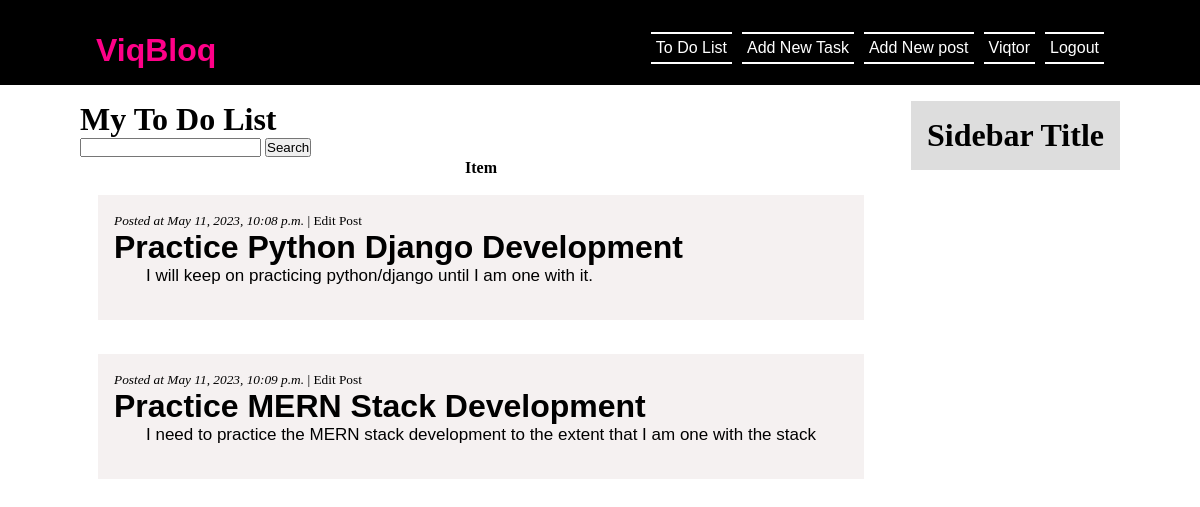
/todo/tasks/ (signed in), run on the app's committed database.
### todo/models.py (models this page shows, shortened)
class Task(models.Model):
    user = models.ForeignKey(User, on_delete=models.CASCADE, null=True, blank=True)
    title = models.CharField(max_length=200)
    description = models.TextField(null=True, blank=True)
    complete = models.BooleanField(default=False)
    created_at = models.DateTimeField(auto_now_add=True, editable=False)
    updated_at = models.DateTimeField(auto_now=True, editable=False)
    class Meta:
        ordering = ['complete']

### todo/views.py (the view)
# urls.py: path('', TaskList.as_view(), name='tasks'),
class TaskList(LoginRequiredMixin, ListView):
    model = Task
    context_object_name = 'tasks'  # customizing the django 'object_list' (now 'tasks') used in the html file
    def get_context_data(self, **kwargs):
        context = super().get_context_data(**kwargs)
        context["tasks"] = context["tasks"].filter(user=self.request.user)
        context["count"] = context["tasks"].filter(complete=False).count()
        search_input = self.request.GET.get('search-area') or ''
        if search_input:
            context['tasks'] = context['tasks'].filter(title__icontains=search_input)
            context['search_input'] = search_input
        return context

### todo/templates/todo/task_list.html (shortened to what this page needs)
{% extends 'base.html' %}
{% block content %}
    <h1>My To Do List</h1>
    <form action="" method="get">
        <input type="text" name="search-area" value="{{search_input}}">
        <input type="submit" value="Search">
    </form>
    <table>
        <tr>
            <th>Item</th>
        </tr>
        {% for task in tasks %}
            <tr>
                <td>
                    <div class="post_entry">
                        <small><em>Posted at {{task.created_at}}</em> | <a style="color: black;" href="task/{{task.pk}}/update">Edit Post</a></small> <br>
                        <h1 class="post_title"><a href="{% url 'task-detail' task.pk %}">{{task.title}}</a></h1>
                        <p class="post_content">{{task.description}}</p><br>
                    </div>
                </td>
            </tr>
        {% empty %}
            <div class="post_entry" style='text-align: center;'>
                <h1 class="post_title" style='font-size: 55px; color: grey;'>There are no posts yet</h1>
                <p>click the 'Add New Post' button above to make a post</p>
            </div>
        {% endfor %}
    </table>
{% endblock content %}

### blog/templates/base.html (shortened to what this page needs)
<!DOCTYPE html>
<html lang="en">
<head>
    {% load static %}
    <link rel="stylesheet" type="text/css" href="{% static "css/styles.css" %}">
</head>
<body>
    <header class="site_header">
        <div class="site_brand">
            <h1><a href="{% url 'home' %}">ViqBloq</a></h1>
            <p>
                {% if request.user.is_authenticated %}
                    <div style='margin-left: 10px;'><a href="{% url 'logout' %}">Logout</a></div>
                    <div style='margin-left: 10px;'><p>{{request.user}}</p></div>
                    <div style='margin-left: 10px;'><a href="{% url 'post-new' %}"> Add New post</a></div>
                    <div style='margin-left: 10px;'><a href="{% url 'task-create' %}"> Add New Task</a></div>
                    <div><a href="{% url 'tasks' %}"> To Do List</a></div>
                {% endif %}
            </p>
        </div>
    </header>
    <div class="content_wrapper">
        <div class="content">
            {% block content %}{% endblock %}
        </div>
        <div class="sidebar">
            <div class="widget">
                <h1 class="widget_title">Sidebar Title</h1>
            </div>
        </div>
    </div>
</body>
</html>

### viq/static/css/styles.css (style rules this page uses)
* { margin: 0; padding: 0; }
a, a:visited { text-decoration: none; color: #fff; }
.site_header { background: black; color: #fff; padding: 1rem; font-family: sans-serif; overflow: hidden; }
.site_brand { margin: auto; max-width: 100rem; margin: 1rem 5rem; }
.site_brand h1 { float: left; }
.site_brand h1 a { color: #F08; }
.site_brand div { float: right; border-bottom: 2px solid; border-top: 2px solid; padding: 5px; }
.content_wrapper { display: flex; margin: auto; max-width: 100rem; margin-top: 1rem; align-items: end; margin: 1rem 5rem; align-items: start; }
.content { flex: 1 0 70%; margin-right: 1rem; }
.post_entry { margin-bottom: 1rem; background: #f3eeeecf; padding: 1rem; margin: 1rem; }
.post_title a { font-family: sans-serif; color: black; text-decoration: none; }
.post_content { font-family: sans-serif; padding-top: 0.5rem; font-size: 17px; padding: 0 2rem; }
.sidebar { background: #ddd; padding: 1rem; }

### data on the page
Task: created_at "May 11, 2023, 10:08 p.m.", title "Practice Python Django Development", description "I will keep on practicing python/django until I am one with it."
Task: created_at "May 11, 2023, 10:09 p.m.", title "Practice MERN Stack Development", description "I need to practice the MERN stack development to the extent that I am one with the stack"

### other printed values
{{ request.user }} "Viqtor"
